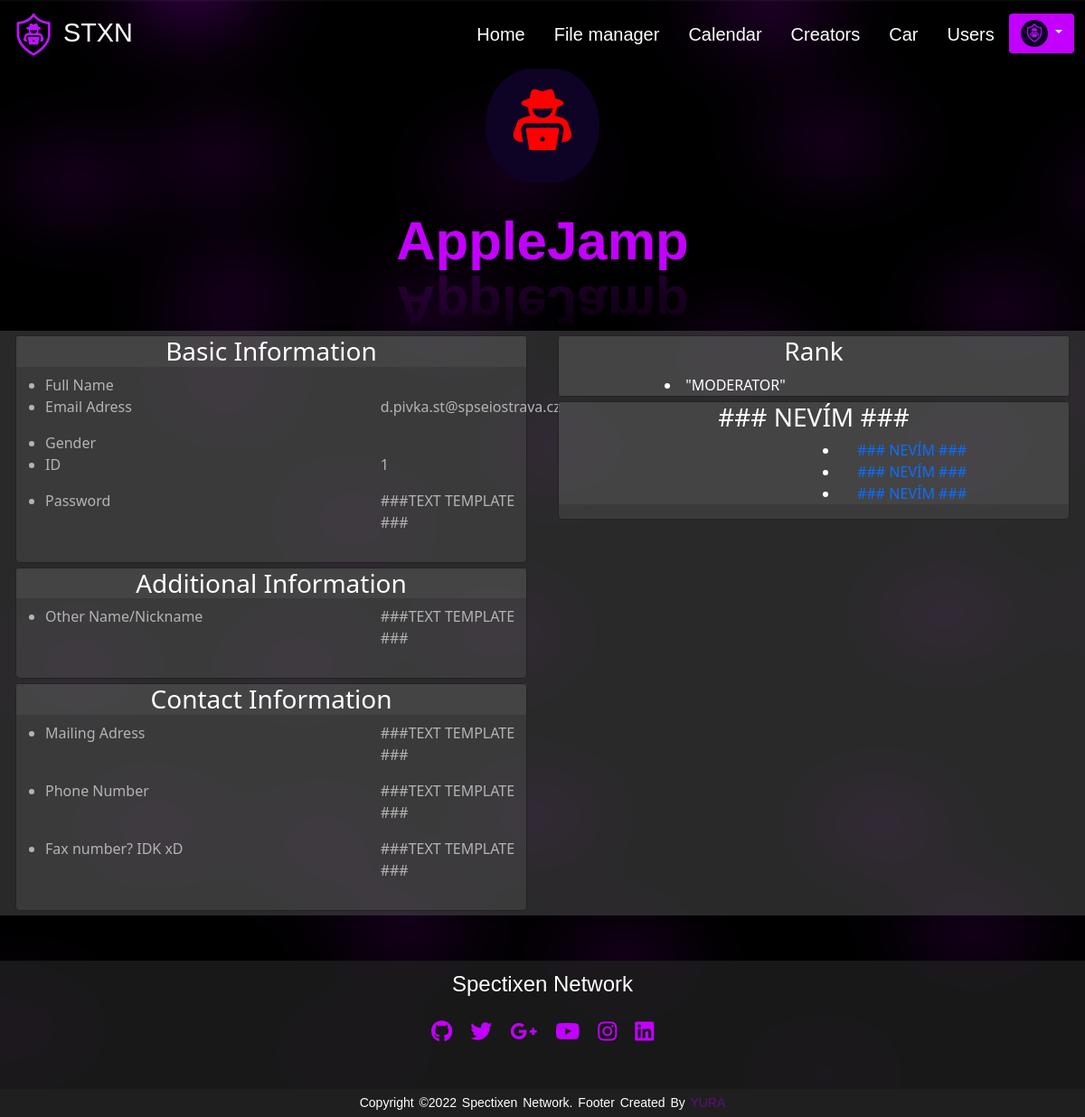
Page /profile.php?uid=1 (signed in) on the committed database.
### tables this page shows
CREATE TABLE `user` (
  `uid` int(10) UNSIGNED NOT NULL,
  `username` varchar(255) NOT NULL,
  `password` varchar(256) NOT NULL,
  `email` varchar(255) NOT NULL,
  `image_path` varchar(255) NOT NULL DEFAULT 'images/noavatar.png',
  `admin` tinyint(1) NOT NULL DEFAULT 0
);

### functions/globalFunctions.php (the view, shortened to what this page needs)
<?php
function test_input($data)
{
    $data = trim($data);
    $data = stripslashes($data);
    $data = htmlspecialchars($data);
    return $data;
}
function db_connection()
{
    $connection = mysqli_init();
    return $connection;
}
function username_from_uid($uid)
{
    $connection = db_connection();
    $uid = test_input($uid);
    $dotaz = "SELECT username FROM user WHERE uid='" . $uid . "';";
    $result = mysqli_query($connection, $dotaz);
    return mysqli_fetch_row($result)[0];
}
function navbar_profile_image()
{
    $con = db_connection();
    $query = "SELECT image_path FROM user WHERE username='" . $_SESSION["USERNAME"] . "'";
    $result = mysqli_query($con, $query);
    return mysqli_fetch_array($result)[0];
}
function is_admin($uid)
{
    $con = db_connection();
    $query = "SELECT admin FROM user WHERE uid='" . $uid . "'";
    $result = mysqli_query($con, $query);
    return mysqli_fetch_array($result)[0];
}
function nav()
{
    if (isset($_SESSION["USERNAME"]) && isset($_SESSION["UID"]))
    {
        navbar_logged();
    }
    else
    {
        navbar();
    }
}
function navbar_logged()
{
    echo
    '
        <nav class="sticky-top">
            <div class="container-fluid nav-bar-content" id="nav-bar">
                <div class="navbar">
                    <a href="/" class="navbar-brand">
                        <img src="/images/system/SpectixenNetwork_logo_bez_pozadi_400x400.png" alt="" class="logo">
                        <span class="navbar-text">STXN</span>
                    </a>
                    <ul class="nav justify-content-center">
                        <li class="nav-item">
                            <a href="/index.php" class="nav-link">Home</a>
                        </li>
                        <li class="nav-item">
                            <a href="/fileManager.php?uid=' . $_SESSION["UID"] . '" class="nav-link">File manager</a>
                        </li>
                        <li class="nav-item">
                            <a href="/calendar.php" class="nav-link">Calendar</a>
                        </li>
                        <li class="nav-item">
                            <a href="/creators.php" class="nav-link">Creators</a>
                        </li>
                        <li class="nav-item">
                            <a href="/car/roadTrip.php" class="nav-link">Car</a>
                        </li>
                        ';
    if (is_admin($_SESSION["UID"]))
    {
        echo
        '
            <li class="nav-item">
                <a href="/adminPanel/users.php" class="nav-link">Users</a>
            </li>
        ';
    }
    echo '
                        <div class="dropdown">
                            <button type="button" class="btn dropdown-toggle" data-bs-toggle="dropdown" id="dropdownButton">
                                <img src="/user/' . $_SESSION["UID"] . "/" . navbar_profile_image() . '" width="30" height="30" class="rounded-circle">
                            </button>
                            <ul class="dropdown-menu" id="dropdownMenuList">
                                <div class="container">
                                   <!-- <li id="dropdownMenuContent" <div class="form-check form-switch">
                                        <input class="form-check-input" type="checkbox" id="mySwitch" name="darkmode" value="yes" checked>
                                        <label class="form-check-label" for="mySwitch">Dark mode</label>
                                    </li>
                                </div>
                                <li><a class="dropdown-item" id="dropdownMenuContent" href="/profile.php"><i class="bi bi-person"></i>  Profile</a></li>
                                <li><a class="dropdown-item" id="dropdownMenuContent" href="/settings.php"><i class="bi bi-gear"></i>  Settings</a></li> -->
                                <li>
                                    <hr class="dropdown-divider"><a class="dropdown-item" id="dropdownMenuContent" href="/handlers/logout.php"><i class="bi bi-box-arrow-in-right"></i>  Log out</a></hr>
                                </li>
                        </div>
                    </ul>
                </div>
            </div>
        </nav>
    ';
}
function banner($name)
{
    $delka = strlen($name);
    $text = str_split($name, 1);
    echo
    '
        <div id="banner" class="container-fluid">
            <div class="wavy">
                <div class="container d-flex" style="justify-content: center;">';
    for ($i = 0; $i < $delka; $i++)
    {
        if (strcmp($text[$i], " "))
        {
            echo '<span style=" --i:' . $i . '">' .  $text[$i] . '</span>';
        }
        else
        {
            echo '<span style=" --i:' . $i . '"> </span>';
        }
    }
    echo '
                </div>
            </div>
        </div>
    ';
}
function html_start($title, $css_file_pathname_1, $css_file_pathname_2 = "", $css_file_pathname_3 = "", $css_file_pathname_4 = "", $css_file_pathname_5 = "", $css_file_pathname_6 = "", $css_file_pathname_7 = "", $css_file_pathname_8 = "")
{
    echo '
    <!DOCTYPE html>
    <html lang="en">
    <head>
        <meta charset="UTF-8">
        <meta name="viewport" content="width=device-width, initial-scale=1">
        <link rel="shortcut icon" href="/images/system/SpectixenNetwork_logo_bez_pozadi_400x400.png" type="image/x-icon">
        <link href="https://cdn.jsdelivr.net/npm/bootstrap@5.1.3/dist/css/bootstrap.min.css" rel="stylesheet">
        <script src="https://cdn.jsdelivr.net/npm/bootstrap@5.1.3/dist/js/bootstrap.bundle.min.js"></script>
        <link rel="stylesheet" href="https://cdn.jsdelivr.net/npm/bootstrap-icons@1.8.1/font/bootstrap-icons.css">
        <script src="https://kit.fontawesome.com/2f73e7245a.js"></script>
        <link rel="stylesheet" href="path/to/font-awesome/css/font-awesome.min.css">
        <link rel="stylesheet" href="/' . $css_file_pathname_1 . '.css">';
    echo '
            <title>Spectixen Network | ' . $title . '</title>
        </head>
        <body>
    ';
}
function html_end()
{
    echo '
        </body>
    </html>
    ';
}
function footer()
{
    echo
    '
    <footer>
        <div class="footer-content">
            <h3>Spectixen Network</h3>
            <ul class="footer-links">
                <li><a href="#"><i class="fa fa-github"></i></a></li>
                <li><a href="#"><i class="fa fa-twitter"></i></a></li>
                <li><a href="#"><i class="fa fa-google-plus"></i></a></li>
                <li><a href="#"><i class="fa fa-youtube"></i></a></li>
                <li><a href="#"><i class="fa fa-instagram"></i></a></li>
                <li><a href="#"><i class="fa fa-linkedin-square"></i></a></li>
            </ul>
        </div>
        <div class="footer-bottom">
            <p>Copyright &copy;2022 Spectixen Network. Footer created by <span>Yura</span></p>
        </div>
    </footer>
    ';
}

### profile.php (shortened to what this page needs)
<?php
include_once 'functions/globalFunctions.php';
html_start($_SESSION["USERNAME"], "css/global");
nav();
$con = db_connection();
if (is_admin($_SESSION["UID"]) && isset($_GET["uid"]))
{
    $uid = test_input($_GET["uid"]);
}
else
{
    $uid = $_SESSION["UID"];
}
$query = "SELECT * FROM `user` u LEFT JOIN (userinfo ui LEFT JOIN address a USING (address_id)) USING (uid) WHERE u.uid = " . $uid;
$result = mysqli_query($con, $query);
$profileInfo = mysqli_fetch_assoc($result);
?>
<div class="container-fluid">
    <div>
        <div class="col">
            <div class="row justify-content-center"><img id="profile-avatar-img" src="/user/<?php echo $uid . "/" . $profileInfo["image_path"]; ?>" alt="#">
            </div>
        </div>
    </div>
</div>
<?php
banner(username_from_uid($uid));
?>
<div class="container-fluid" id="profile-box">
    <div class="row" id="profile-content-box">
        <div class="col">
            <div class="col" id="profile-content-box-1">
                <div id="profile-basic-info">
                    <h3>Basic Information</h3>
                    <ul>
                        <div class="row">
                            <div class="col-12 col-md-8">
                                <li>Full Name</li>
                            </div>
                            <div class="col-6 col-md-4">
                            </div>
                        </div>
                        <div class="row">
                            <div class="col-12 col-md-8">
                                <li>Email Adress</li>
                            </div>
                            <div class="col-6 col-md-4">
                                <p><?php echo $profileInfo["email"]; ?></p>
                            </div>
                        </div>
                        <div class="row">
                            <div class="col-12 col-md-8">
                                <li>Gender</li>
                            </div>
                            <div class="col-6 col-md-4">
                            </div>
                        </div>
                        <div class="row">
                            <div class="col-12 col-md-8">
                                <li>ID</li>
                            </div>
                            <div class="col-6 col-md-4">
                                <p><?php echo $profileInfo["uid"]; ?></p>
                            </div>
                        </div>
                        <div class="row">
                            <div class="col-12 col-md-8">
                                <li>Password</li>
                            </div>
                            <div class="col-6 col-md-4">
                                <p>###TEXT TEMPLATE ###</p>
                            </div>
                        </div>
                    </ul>
                </div>
            </div>
            <div class="col" id="profile-content-box-2">
                <div id="profile-additional-info">
                    <h3>Additional Information</h3>
                    <ul>
                        <div class="row">
                            <div class="col-12 col-md-8">
                                <li>Other Name/Nickname</li>
                            </div>
                            <div class="col-6 col-md-4">
                                <p>###TEXT TEMPLATE ###</p>
                            </div>
                        </div>
                    </ul>
                </div>
            </div>
            <div class="col" id="profile-content-box-3">
                <div id="profile-contact-info">
                    <h3>Contact Information</h3>
                    <ul>
                        <div class="row">
                            <div class="col-12 col-md-8">
                                <li>Mailing Adress</li>
                            </div>
                            <div class="col-6 col-md-4">
                                <p>###TEXT TEMPLATE ###</p>
                            </div>
                        </div>
                        <div class="row">
                            <div class="col-12 col-md-8">
                                <li>Phone Number</li>
                            </div>
                            <div class="col-6 col-md-4">
                                <p>###TEXT TEMPLATE ###</p>
                            </div>
                        </div>
                        <div class="row">
                            <div class="col-12 col-md-8">
                                <li>Fax number? IDK xD</li>
                            </div>
                            <div class="col-6 col-md-4">
                                <p>###TEXT TEMPLATE ###</p>
                            </div>
                        </div>
                    </ul>
                </div>
            </div>
        </div>
        <div class="col">
            <div class="col" id="profile-content-box-4">
                <div id="profile-rank">
                    <h3>Rank</h3>
                    <div class="row">
                        <div class="col-12 col-md-8">
                            <li>"MODERATOR"</li>
                        </div>
                    </div>
                </div>
            </div>
            <div class="col" id="profile-content-box-5">
                <div id="profile-age">
                    <h3>### NEVÍM ###</h3>
                    <ul>
                        <div class="row">
                            <div class="col-8 col-md-6">
                            </div>
                            <div class="col-6 col-md-4">
                                <li><a href="#">### NEVÍM ###</a></li>
                            </div>
                            <div class="col-8 col-md-6">
                            </div>
                            <div class="col-6 col-md-4">
                                <li><a href="#">### NEVÍM ###</a></li>
                            </div>
                            <div class="col-8 col-md-6">
                            </div>
                            <div class="col-6 col-md-4">
                                <li><a href="#">### NEVÍM ###</a></li>
                            </div>
                        </div>
                    </ul>
                </div>
            </div>
        </div>
    </div>
</div>
<?php
footer();
html_end();

### rows in the picture
user: image_path (picture)
user: image_path (picture), username "A", username "p", username "l", username "e", username "J", username "a", username "m", email "d.pivka.st@spseiostrava.cz", uid "1"
